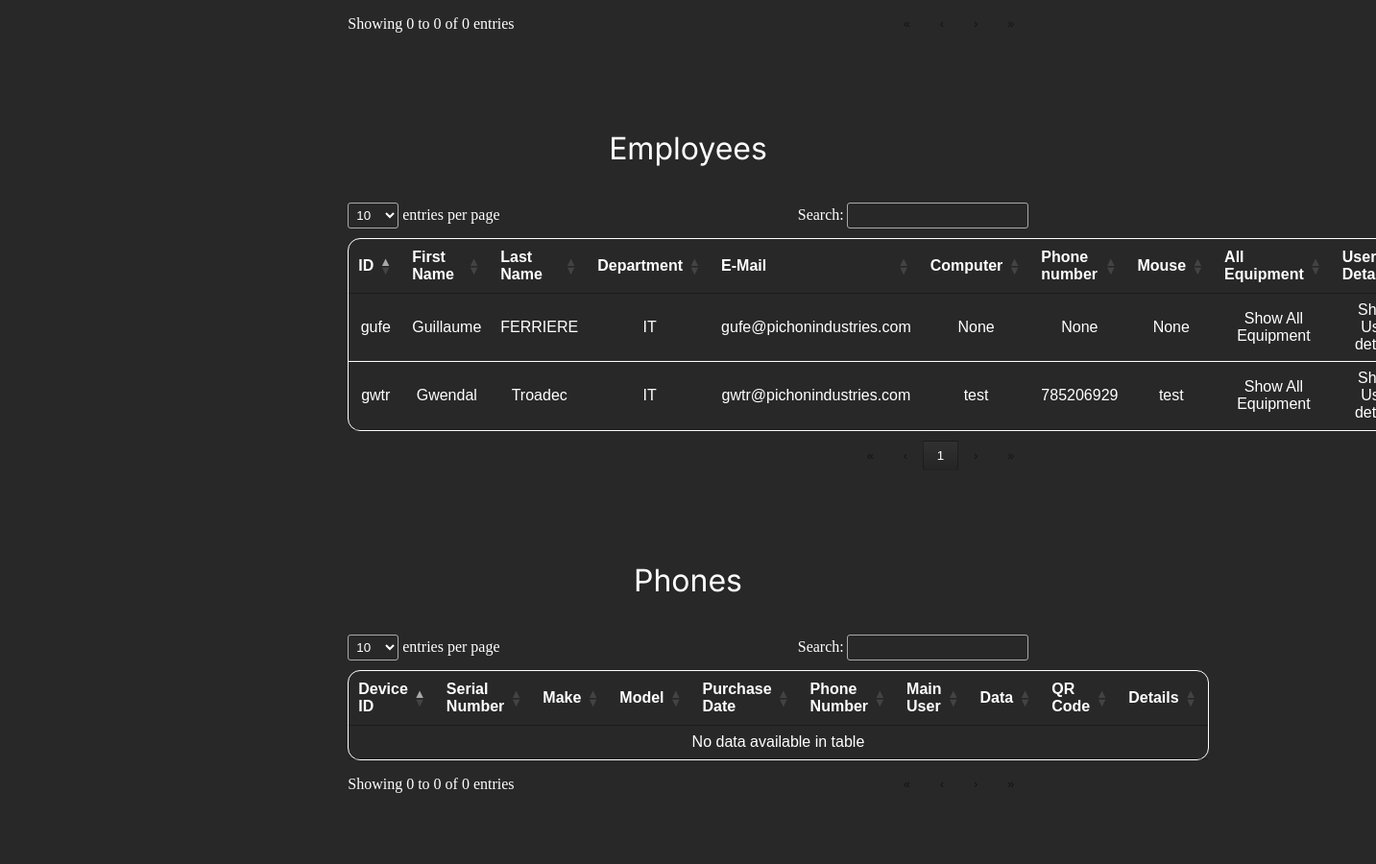
/show_devices (signed in, middle part), run on an earlier commit of the app's database.
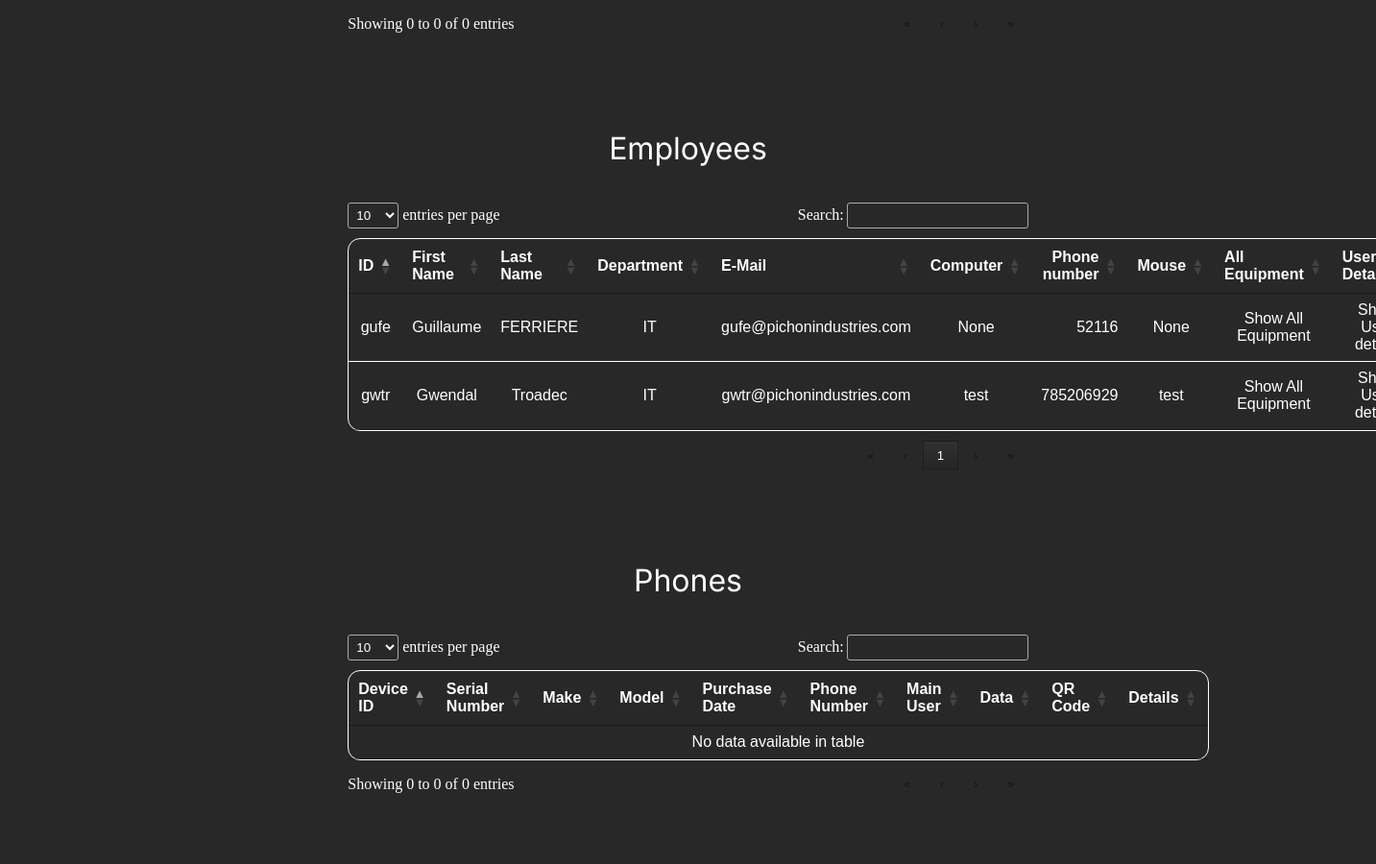
And on a later commit of the database.
### tables this page shows
CREATE TABLE Users (id TEXT PRIMARY KEY UNIQUE NOT NULL, firstname TEXT NOT NULL, lastname TEXT, department TEXT NOT NULL, email TEXT, computer INTEGER, phone INTEGER, mouse INTEGER);

### app.py (the view)
@app.route("/show_devices")
def show_devices():
    if 'loggedin' in session and session['loggedin']:
        print('Logged in')
        conn = sqlite3.connect('inv_pichon.db')
        cur = conn.cursor()
        print(cur.execute("SELECT * from Computers").fetchall())
        computers_table = cur.execute("SELECT * from Computers").fetchall() # Récupération des données des tables depuis la base de données
        printers_table = cur.execute("SELECT * from Printers").fetchall()
        screens_table = cur.execute("SELECT * from Screens").fetchall()
        admins_table = cur.execute("SELECT * from Admins").fetchall()
        phones_table = cur.execute("SELECT * from Phones").fetchall()
        employees_table = cur.execute("SELECT * from Users").fetchall()
        externaldrives_table = cur.execute("SELECT * from ExternalDrives").fetchall()
        return render_template('show_devices.html',computers=computers_table, printers=printers_table, screens=screens_table, admins=admins_table, phones=phones_table,externaldrives=externaldrives_table, employees=employees_table)
    else:
        return render_template('login.html')

### templates/show_devices.html (shortened to what this page needs)
<!DOCTYPE html>
<html lang="en">
<head>
    <link href="{{url_for('static', filename='datatables.min.css')}}" rel="stylesheet">
</head>
<body>
    <div class="device-page">
        <div class="table-block" style="width: 50%;">
        </div>
        <div class="table-block" style="width: 50%;">
            <p class="table-title">Employees</p>
            <table class="devices-table" id="EmployeesTable">
                <thead>
                    <tr>
                        <th>ID</th>
                        <th>First Name</th>
                        <th>Last Name</th>
                        <th>Department</th>
                        <th>E-Mail</th>
                        <th>Computer</th>
                        <th>Phone number</th>
                        <th>Mouse</th>
                        <th>All Equipment</th>
                        <th>User Details</th>
                    </tr>
                </thead>
                <tbody>
                    {% for row in employees %}
                    <tr class="devices-column">
                        <td> {{ row[0] }}</td>
                        <td> {{ row[1] }}</td>
                        <td> {{ row[2] }}</td>
                        <td> {{ row[3] }}</td>
                        <td> {{ row[4] }}</td>
                        <td> {{ row[5] }}</td>
                        <td> {{ row[6] }}</td>
                        <td> {{ row[7] }}</td>
                        <td>Show All Equipment</td>
                        <td>Show User details</td>
                    </tr>
                    {% endfor %}
                </tbody>
            </table>
        </div>
        <div class="table-block" style="width: 50%;">
            <p class="table-title">Phones</p>
            <table class="devices-table" id="PhonesTable">
                <thead>
                    <tr>
                        <th>Device ID</th>
                        <th>Serial Number</th>
                        <th>Make</th>
                        <th>Model</th>
                        <th>Purchase Date</th>
                        <th>Phone Number</th>
                        <th>Main User</th>
                        <th>Data</th>
                        <th>QR Code</th>
                        <th>Details</th>
                    </tr>
                </thead>
                <tbody>
                </tbody>
            </table>
        </div>
    </div>
</body>
</html>

### templates/show_devices.html (style rules this page uses)
.table-block { text-align: center; align-items: center; margin: 0 auto; width: fit-content; }
table.devices-table { border: 1px solid rgb(255, 255, 255); border-radius: 13px; border-spacing: 0; color: #ffffff; font-family: Arial, Helvetica, sans-serif; }
table.devices-table th { border-bottom: 2px solid rgb(255, 255, 255); padding: 10px; }
table.devices-table td { border-bottom: 1px solid rgb(255, 255, 255); padding: 10px; }
.devices-table { margin: auto; }
table.devices-table tr:last-child > td { border-bottom: none; }
.table-title { color: #ffffff; font-family: Inter, 'Source Sans Pro'; font-size: 2rem; text-align: center; }
body { background-color: #282828; }
.device-page { background-color: #282828; display: flexbox; flex-direction: column; align-items: center; text-align: center; }

What changed in the data, as far as the page shows it:
changed Users "gufe": phone "None" → "52116"
